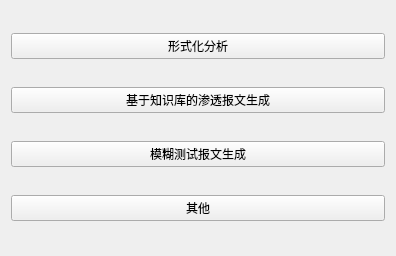
<?xml version="1.0" encoding="UTF-8"?>
<ui version="4.0">
 <class>Form</class>
 <widget class="QWidget" name="Form">
  <property name="geometry">
   <rect>
    <x>0</x>
    <y>0</y>
    <width>396</width>
    <height>256</height>
   </rect>
  </property>
  <property name="windowTitle">
   <string>协议分析与渗透验证软件</string>
  </property>
  <layout class="QVBoxLayout" name="verticalLayout">
   <item>
    <widget class="QPushButton" name="protocolAnalyzer">
     <property name="text">
      <string>形式化分析</string>
     </property>
    </widget>
   </item>
   <item>
    <widget class="QPushButton" name="PMGsystem">
     <property name="text">
      <string>基于知识库的渗透报文生成</string>
     </property>
    </widget>
   </item>
   <item>
    <widget class="QPushButton" name="chengdian">
     <property name="text">
      <string>模糊测试报文生成</string>
     </property>
    </widget>
   </item>
   <item>
    <widget class="QPushButton" name="other">
     <property name="text">
      <string>其他</string>
     </property>
    </widget>
   </item>
  </layout>
 </widget>
 <resources/>
 <connections/>
</ui>
